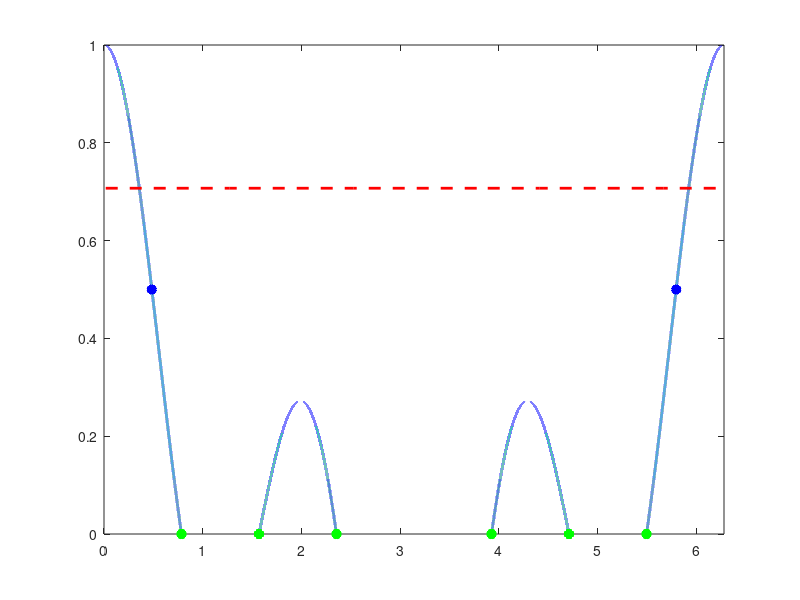

Here is the MATLAB script that generated this plot: (Note: this script raises an error after producing the figure.)
%% Problem 2
% ccc % Destroy the evidence
theta = 0:0.001:360; theta = deg2rad(theta); % Define Theta

%% Problem 2a Half Power Beam Width
y = cos(theta) .* cos(2*theta);

hpbw = 0.5;
% hpbw = sqrt(2)/2;

tmp = abs(y-hpbw);
tmp1 = (tmp<0.0001);

% Find the first value where theta = 0.5
tmpx = theta(tmp1);
tmpy = y(tmp1);

th=deg2rad(1:36:480);
specline = ones(size(th))*sqrt(2)/2;

figure
% Plot y, HPBW line, and intersection of the two
plot(theta,y,'LineWidth',2); hold on
plot(th, specline, '--r', 'LineWidth',2)
plot(tmpx, tmpy, '*b', 'LineWidth',4)


answer2a_hpbw_rad = tmpx(1)
answer2a_hpbw_deg = rad2deg(tmpx(1))

% Problem 2a First Null Beam Width
npbw = 0;

% Find the first value where theta = 0.5
tmp = abs(y-npbw);
tmp1 = (tmp<0.0001);

tmpx = theta(tmp1);
tmpy = y(tmp1);

plot(tmpx, tmpy, '*g', 'LineWidth',4)
axis([0, 2*pi, 0, 1])

answer2a_npbw_rad = tmpx(1)
answer2a_npbw_deg = rad2deg(tmpx(1))

% Make Graph Pretty
title({['Probleam 2a: cos(\theta)cos(2\theta)'];['HPBW = ',num2str(round(answer2a_hpbw_rad*2,2)),' [rad], ', num2str(round(answer2a_hpbw_deg*2,2)), ' [deg]']; ['NPBW = ',num2str(round(answer2a_npbw_rad,2)),' [rad], ', num2str(round(answer2a_npbw_deg,2)), ' [deg]']})
xlabel('Theta [radians]')
ylabel('Normalized Radiation Intensity')
axis([0, 2*pi, -1, 1])

%% Problem 2c Half Power Beam Width
y = cos(theta) .* cos(3*theta);

hpbw = 0.5;

tmp = abs(y-hpbw);
tmp1 = (tmp<0.0001);

% Find the first value where theta = 0.5
tmpx = theta(tmp1);
tmpy = y(tmp1);

th=deg2rad(1:36:480);
specline = ones(size(th))*0.5;

figure
% Plot y, HPBW line, and intersection of the two
plot(theta,y,'LineWidth',2); hold on
plot(th, specline, '--r', 'LineWidth',2)
plot(tmpx, tmpy, '*b', 'LineWidth',4)

answer2c_hpbw_rad = tmpx(1)
answer2c_hpbw_deg = rad2deg(tmpx(1))

% Problem 2a First Null Beam Width
npbw = 0;

% Find the first value where theta = 0.5
tmp = abs(y-npbw);
tmp1 = (tmp<0.0001);

tmpx = theta(tmp1);
tmpy = y(tmp1);

plot(tmpx, tmpy, '*g', 'LineWidth',4)
axis([0, 2*pi, 0, 1])

answer2c_npbw_rad = tmpx(1)
answer2c_npbw_deg = rad2deg(tmpx(1))

% Make Graph Pretty
title({['Problem 2c: cos(\theta)cos(3\theta)'];['HPBW = ',num2str(round(answer2c_hpbw_rad,2)),' [rad], ', num2str(round(answer2c_hpbw_deg,2)), ' [deg]']; ['NPBW = ',num2str(round(answer2c_npbw_rad,2)),' [rad], ', num2str(round(answer2c_npbw_deg,2)), ' [deg]']})
axis([0, 2*pi, -1, 1])
xlabel('Theta [radians]')
ylabel('Normalized Radiation Intensity')

%% Problem 2d Half Power Beam Width
y = (cos(theta).^2) .* (cos(3*theta).^2);

hpbw = 0.5;

tmp = abs(y-hpbw);
tmp1 = (tmp<0.0001);

% Find the first value where theta = 0.5
tmpx = theta(tmp1);
tmpy = y(tmp1);

th=deg2rad(1:36:480);
specline = ones(size(th))*0.5;

figure
% Plot y, HPBW line, and intersection of the two
plot(theta,y,'LineWidth',2); hold on
plot(th, specline, '--r', 'LineWidth',2)
plot(tmpx, tmpy, '*b', 'LineWidth',4)

answer2d_hpbw_rad = tmpx(1)
answer2d_hpbw_deg = rad2deg(tmpx(1))

% Problem 2a First Null Beam Width
npbw = 0;

% Find the first value where theta = 0.5
tmp = abs(y-npbw);
tmp1 = (tmp<0.0001);

tmpx = theta(tmp1);
tmpy = y(tmp1);

plot(tmpx, tmpy, '*g', 'LineWidth',4)
axis([0, 2*pi, 0, 1])

answer2d_npbw_rad = tmpx(1)
answer2d_npbw_deg = rad2deg(tmpx(1))

% Make Graph Pretty
title({['Problem 2d: cos(\theta)cos(3\theta)'];['HPBW = ',num2str(round(answer2d_hpbw_rad,2)),' [rad], ', num2str(round(answer2d_hpbw_deg,2)), ' [deg]']; ['NPBW = ',num2str(round(answer2d_npbw_rad,2)),' [rad], ', num2str(round(answer2d_npbw_deg,2)), ' [deg]']})
axis([0, 2*pi, 0, 1])
xlabel('Theta [radians]')
ylabel('Normalized Radiation Intensity')
